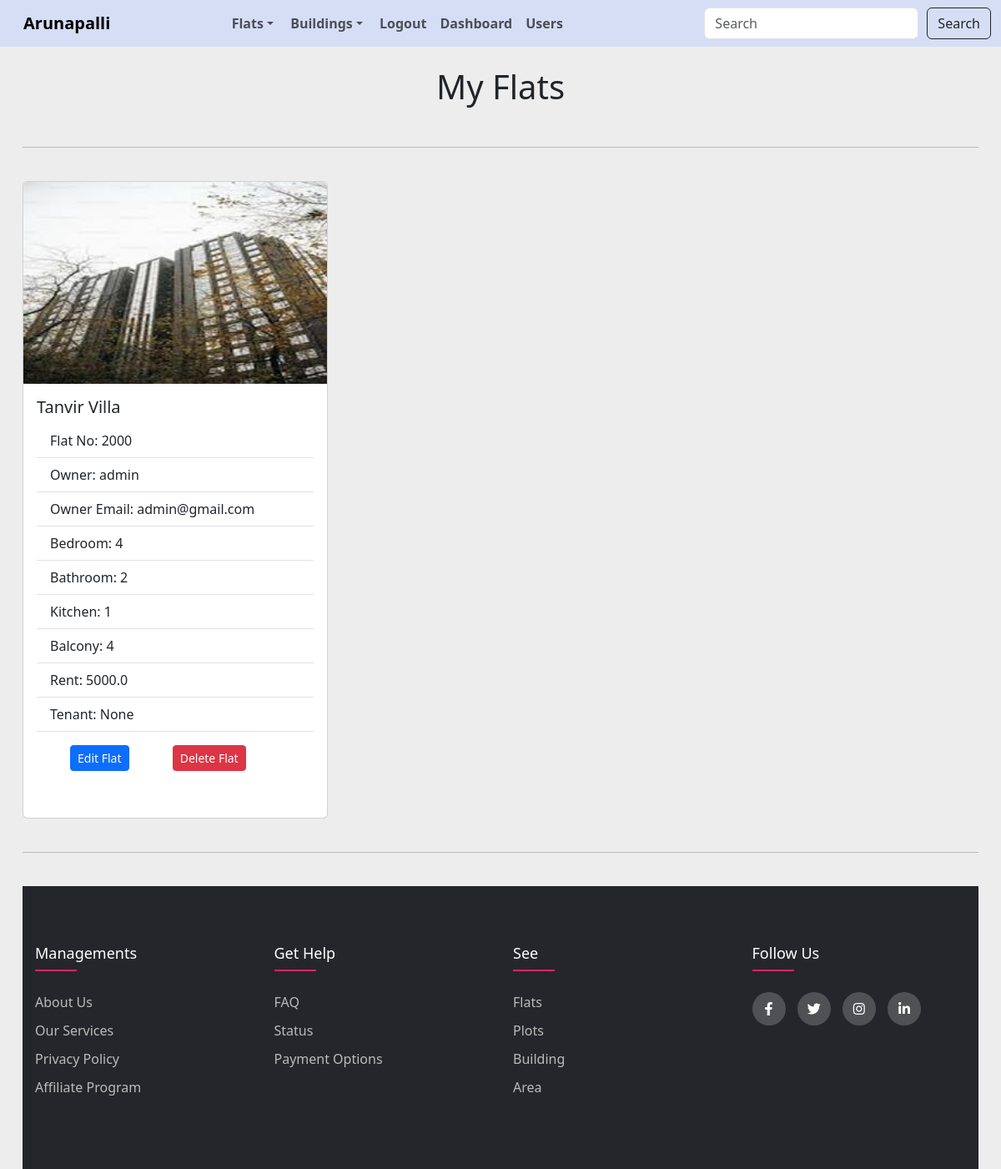
Page /my_flats (signed in) on the committed database.
### tenant/models.py (models this page shows, shortened)
class Flat(models.Model):
    number = models.CharField(max_length=10)
    owner = models.ForeignKey(User, on_delete=models.CASCADE)
    building = models.ForeignKey(Building, on_delete=models.CASCADE)
    bedroom = models.IntegerField()
    washroom = models.IntegerField()
    kitchen = models.IntegerField()
    balcony = models.IntegerField()
    flat_area = models.FloatField()
    tenant = models.ForeignKey(User, on_delete=models.CASCADE, blank=True, null=True, related_name='tenant_flat')
    rent = models.FloatField()

class Building(models.Model):
    name = models.CharField(max_length=100)
    Location = models.CharField(max_length=100)
    District = models.CharField(max_length=100)
    post_code = models.CharField(max_length=10)
    total_flat = models.IntegerField()
    owner = models.ForeignKey(User, on_delete=models.CASCADE)
    building_image = models.ImageField(upload_to='images/', blank=True, null=True)
    def __str__(self):
        return self.name

### tenant/views.py (the view)
# urls.py: path('my_flats', views.my_flats, name='my-flats'),
def my_flats(request):
    flats = Flat.objects.filter(owner=request.user)
    return render(request, 'tenants/my_flats.html', {'flats': flats})

### tenant/templates/tenants/my_flats.html
{% extends "tenants/base.html" %}
{% block content %}
   <br>
<center>
    <h1>My Flats</h1>
</center>
    <br>
    <hr/>
    <br>
    <div class="row row-cols-1 row-cols-md-3 g-4">
        {% for flat in flats %}
        <div class="col">
          <div class="card">
            <img src="{{ flat.building.building_image.url }}" class="card-img-top" alt="building_image">
            <div class="card-body">
              <h5 class="card-title">{{ flat.building }}</h5>
              <ul class="list-group list-group-flush">
                <li class="list-group-item">Flat No: {{ flat.number }}</li>
                <li class="list-group-item">Owner: {{ flat.owner }}</li>
                <li class="list-group-item">Owner Email: {{ flat.owner.email }}</li>
                <li class="list-group-item">Bedroom: {{ flat.bedroom }}</li>
                <li class="list-group-item">Bathroom: {{ flat.washroom }}</li>
                <li class="list-group-item">Kitchen: {{ flat.kitchen }}</li>
                <li class="list-group-item">Balcony: {{ flat.balcony }}</li>
                <li class="list-group-item">Rent: {{ flat.rent }} </li>
                <li class="list-group-item">Tenant: {{ flat.tenant }} </li>
                <div class="card-body">
                    <a href="{% url 'edit-flat' flat.id %}" class="btn btn-primary btn-sm mx-4">Edit Flat</a>
                    <a href="{% url 'delete-flat' flat.id %}" class="btn btn-danger btn-sm mx-4">Delete Flat</a>
                </div>
            </div>
            <br>
          </div>
        </div>
        <br>
        {% endfor %}
      </div>
{% endblock %}

### tenant/templates/tenants/base.html (style rules this page uses)
body { background-color: #f4f4f4; }
* { margin:0; padding:0; box-sizing: border-box; }
.row { display: flex; flex-wrap: wrap; }
ul { list-style: none; }
body { background-color: #EDEDED !important; }

### rows in the picture
Flat: building.building_image (picture), building "Tanvir Villa", number "2000", owner "admin", owner.email "admin@gmail.com", bedroom "4", washroom "2", kitchen "1", balcony "4", rent "5000.0", tenant "None"
